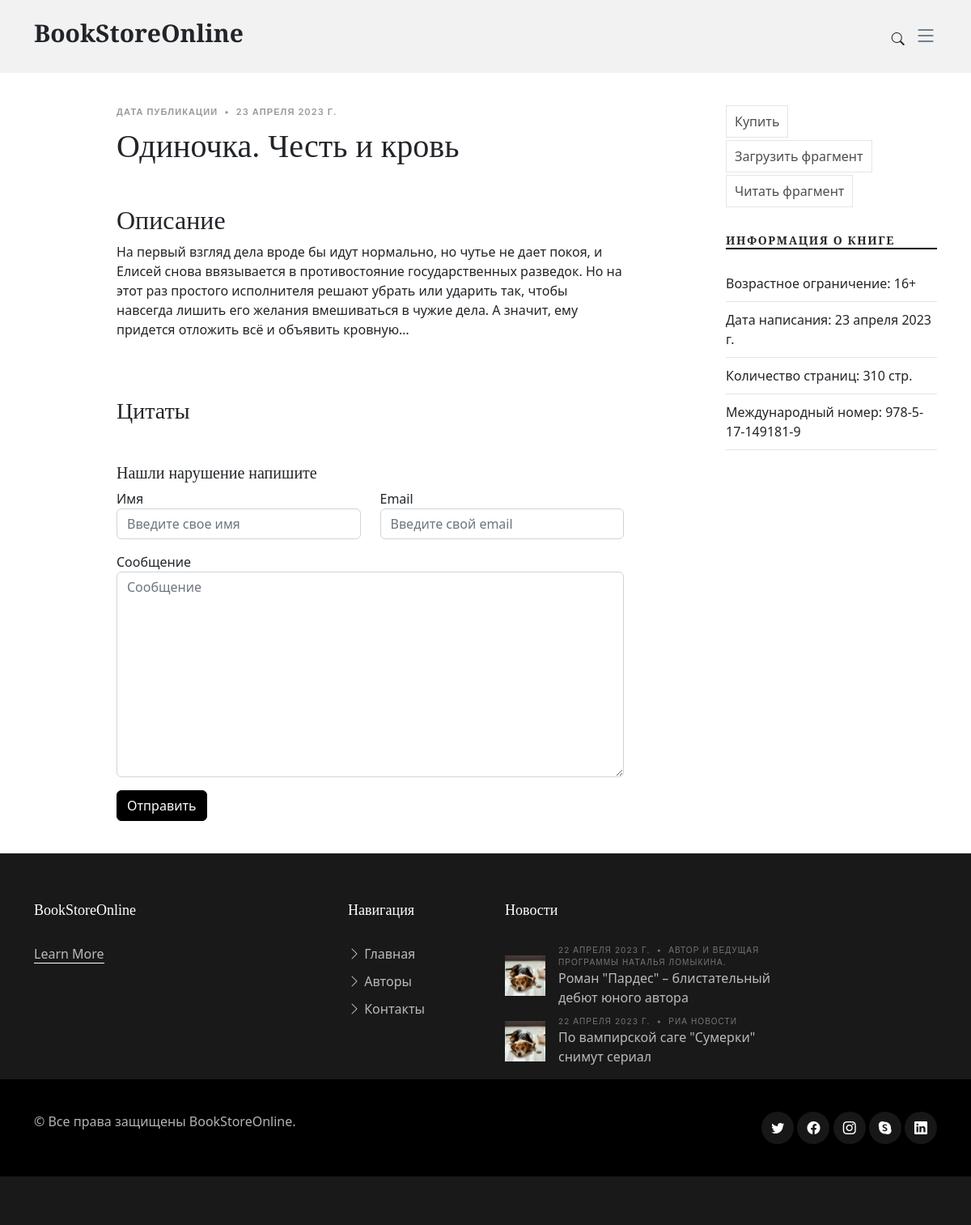
The page /singl_book/2 on the database its author committed.
### library_main/models.py (models this page shows, shortened)
class Book(models.Model):
    name = models.CharField(verbose_name='Название книги', max_length=50)
    author = models.ForeignKey(Author, verbose_name='Автор книги', on_delete=models.CASCADE)
    genre = models.ForeignKey(Genre, verbose_name='Жанр книги', on_delete=models.CASCADE)
    description = models.TextField(verbose_name='Описание книги')
    image = models.ImageField(verbose_name='Обложка книги')
    linkLitress = models.TextField(verbose_name='Ссылка на покупку', null=True, blank=True)
    linkDowload = models.TextField(verbose_name='Ссылка на загрузку фрагмента', null=True, blank=True)
    linkOnline = models.TextField(verbose_name='Ссылка на онлайн фрагмент', null=True, blank=True)
    ageRestriction = models.IntegerField(verbose_name='Возрастное ограничение')
    date_of_writing = models.DateField(verbose_name='Дата написания')
    value = models.IntegerField(verbose_name='Количество страниц')
    isbn = models.CharField(verbose_name='Международный номер книги', max_length=200)
    class Meta:
        verbose_name = "Книга"
        verbose_name_plural = "Книги"

class News(models.Model):
    heading = models.CharField(verbose_name='Заголовок', max_length=100)
    description = models.TextField(verbose_name='Описание')
    image = models.ImageField(verbose_name='Изображение',  null=True, blank=True)
    source = models.CharField(verbose_name='Источник Новости', max_length=100)
    pudlicachia_date = models.DateField(verbose_name='Дата публикации', auto_now_add=True)
    class Meta:
        verbose_name = "Новость"
        verbose_name_plural = "новости"

### library_main/views.py (the view)
# urls.py: path('singl_book/<int:id>', views.Single_book_views, name='single_book'),
def Single_book_views(request, id):
    book = get_object_or_404(Book, pk=id)
    quotes = Quotes.objects.filter(books__exact=book)
    context = {'book' : book, 'quotes' : quotes}
    return render(request, 'single_book.html', context=context)

### library_main/context_processors.py (called while the page is built)
def category(request):
    category = Category.objects.all().order_by('name')
    genre = Genre.objects.all()
    news = News.objects.all().order_by('-pudlicachia_date')[:6]
    return {'category' : category, 'genre' : genre, 'news' : news}

### library_main/models.py (called while the page is built)
    def get_absolute_url(self):
        return reverse('genre', args=[self.id])

### library_main/templates/single_book.html (shortened to what this page needs)
{% extends 'base.html' %}
{% block body %}
<section class="single-post-content">
    <div class="container">
        <div class="row">
            <div class="col-md-9 post-content" data-aos="fade-up">
                <div class="single-post">
                    <div class="post-meta"><span class="date">Дата публикации</span> <span class="mx-1">&bullet;</span> <span>{{ book.date_of_writing }}</span></div>
                    <h1 data-widget-litres-author class="mb-5">{{ book.name }}</h1>
                    <h2>Описание</h2>
                    <p>{{ book.description }}</p>
                    <figure class="my-4">
                    </figure>
                    <h3>Цитаты</h3>
                </div>
                <div class="row justify-content-center mt-5">
                    <div class="col-lg-12">
                        <h5 class="comment-title">Нашли нарушение напишите</h5>
                        <div class="row">
                            <div class="col-lg-6 mb-3">
                                <label for="comment-name">Имя</label>
                                <input type="text" class="form-control" id="comment-name" placeholder="Введите свое имя">
                            </div>
                            <div class="col-lg-6 mb-3">
                                <label for="comment-email">Email</label>
                                <input type="text" class="form-control" id="comment-email" placeholder="Введите свой email">
                            </div>
                            <div class="col-12 mb-3">
                                <label for="comment-message">Сообщение</label>
                                <textarea class="form-control" id="comment-message" placeholder="Сообщение" cols="30" rows="10"></textarea>
                            </div>
                            <div class="col-12">
                                <input type="submit" class="btn btn-primary" value="Отправить">
                            </div>
                        </div>
                    </div>
                </div>
            </div>
            <div class="col-md-3">
                <div class="aside-block">
                    <ul class="aside-tags list-unstyled">
                        <li><a href="{{ book.linkLitress }}">Купить</a></li>
                        <li><a href="{{ book.linkDowload }}">Загрузить фрагмент</a></li>
                        <li><a href="{{ book.linkOnline }}">Читать фрагмент</a></li>
                    </ul>
                </div>
                <div class="aside-block">
                    <h3 class="aside-title">Информация о книге</h3>
                    <ul class="aside-links list-unstyled">
                        <li><a> Возрастное ограничение: {{ book.ageRestriction }}+</a></li>
                        <li><a> Дата написания: {{ book.date_of_writing }}</a></li>
                        <li><a> Количество страниц: {{ book.value }} стр.</a></li>
                        <li><a> Международный номер: {{ book.isbn }}</a></li>
                    </ul>
                </div>
            </div>
        </div>
    </section>
    {% endblock %}

### library_main/templates/base.html (shortened to what this page needs)
<!doctype html>
<html lang="ru">
<head>
    {% load static %}
    <link href="https://cdn.jsdelivr.net/npm/bootstrap@5.3.0-alpha3/dist/css/bootstrap.min.css" rel="stylesheet">
    <link href="{% static 'vendor/bootstrap/css/bootstrap.min.css' %}" rel="stylesheet">
    <link href="{% static 'vendor/bootstrap-icons/bootstrap-icons.css' %}" rel="stylesheet">
    <link href="{% static 'vendor/swiper/swiper-bundle.min.css' %}" rel="stylesheet">
    <link href="{% static 'vendor/glightbox/css/glightbox.min.css' %}" rel="stylesheet">
    <link href="{% static 'vendor/aos/aos.css' %}" rel="stylesheet">
    <link href="{% static 'css/variables.css' %}" rel="stylesheet">
    <link href="{% static 'css/main.css' %}" rel="stylesheet">
</head>
<body>
    <header id="header" class="header d-flex align-items-center fixed-top">
        <div class="container-fluid container-xl d-flex align-items-center justify-content-between">
            <a href="{% url 'index' %}" class="logo d-flex align-items-center">
                <h1>BookStoreOnline</h1>
            </a>
            <div class="position-relative">
                <a href="#" class="mx-2 js-search-open"><span class="bi-search"></span></a>
                <i class="bi bi-list mobile-nav-toggle"></i>
            </div>
        </div>
    </header>
    <main id="main">
        {% block body %}{% endblock %}
    </main>
    <footer id="footer" class="footer">
        <div class="footer-content">
            <div class="container">
                <div class="row g-5">
                    <div class="col-lg-4">
                        <h3 class="footer-heading">BookStoreOnline</h3>
                        <p><a href="about.html" class="footer-link-more">Learn More</a></p>
                    </div>
                        <div class="col-6 col-lg-2">
                            <h3 class="footer-heading">Навигация</h3>
                            <ul class="footer-links list-unstyled">
                                <li><a href="{% url 'index' %}"><i class="bi bi-chevron-right"></i> Главная</a></li>
                                <li><a href="about.html"><i class="bi bi-chevron-right"></i> Авторы</a></li>
                                <li><a href="{% url 'contact' %}"><i class="bi bi-chevron-right"></i> Контакты</a></li>
                            </ul>
                        </div>
                    <div class="col-lg-4">
                            <h3 class="footer-heading">Новости</h3>
                            <ul class="footer-links footer-blog-entry list-unstyled">
                                {% for news in news %}
                                <li>
                                    <a href="single-post.html" class="d-flex align-items-center">
                                        <img src="assets/img/post-sq-1.jpg" alt="" class="img-fluid me-3">
                                        <div>
                                            <div class="post-meta d-block"><span class="date">{{ news.pudlicachia_date }}</span> <span class="mx-1">&bullet;</span> <span>{{ news.source }}</span></div>
                                            <span>{{ news.heading }}</span>
                                        </div>
                                    </a>
                                </li>
                                {% endfor %}
                            </ul>
                    </div>
                </div>
            </div>
            <div class="footer-legal">
                <div class="container">
                    <div class="row justify-content-between">
                        <div class="col-md-6 text-center text-md-start mb-3 mb-md-0">
                            <div class="copyright">
                                © Все права защищены <strong><span>BookStoreOnline</span></strong>.
                            </div>
                        </div>
                        <div class="col-md-6">
                            <div class="social-links mb-3 mb-lg-0 text-center text-md-end">
                                <a href="#" class="twitter"><i class="bi bi-twitter"></i></a>
                                <a href="#" class="facebook"><i class="bi bi-facebook"></i></a>
                                <a href="#" class="instagram"><i class="bi bi-instagram"></i></a>
                                <a href="#" class="google-plus"><i class="bi bi-skype"></i></a>
                                <a href="#" class="linkedin"><i class="bi bi-linkedin"></i></a>
                            </div>
                        </div>
                    </div>
                </div>
            </div>
        </div>
    </footer>
</body>
</html>

### library_main/static/css/variables.css (style rules this page uses)
:root { --font-default: 'EB Garamond', system-ui, -apple-system, "Segoe UI", Roboto, "Helvetica Neue", Arial, "Noto Sans", "Liberation Sans", sans-serif, "Apple Color Emoji", "Segoe UI Emoji", "Segoe UI Symbol", "Noto Color Emoji"; --font-primary: 'EB Garamond', serif; --font-secondary: 'Inter', sans-serif; --color-default: #212529; --color-default-rgb: 33, 37, 41; --color-links: #212529; --color-links-hover: #15171a; --color-primary: #212529; --color-primary-light: #26282c; --color-primary-dark: #0b0c0e; --color-primary-rgb: 33, 37, 41; --color-primary-light-rgb: 38, 40, 44; --color-primary-dark-rgb: 11, 12, 14; --color-secondary: #596d80; --color-secondary-light: #8498aa; --color-secondary-dark: #404f5c; --color-secondary-rgb: 89, 109, 128; --color-secondary-light-rgb: 132, 152, 170; --color-secondary-dark-rgb: 64, 79, 92; --color-blue: #0d6efd; --color-blue-rgb: 13, 110, 253; --color-indigo: #6610f2; --color-indigo-rgb: 102, 16, 242; --color-purple: #6f42c1; --color-purple-rgb: 111, 66, 193; --color-pink: #f3268c; --color-pink-rgb: 243, 38, 140; --color-red: #df1529; --color-red-rgb: 223, 21, 4; --color-orange: #fd7e14; --color-orange-rgb: 253, 126, 20; --color-yellow: #ffc107; --color-yellow-rgb: 255, 193, 7; --color-green: #059652; --color-green-rgb: 5, 150, 82; --color-teal: #20c997; --color-teal-rgb: 32, 201, 151; --color-cyan: #0dcaf0; --color-cyan-rgb: 13, 202, 240; --color-white: #ffffff; --color-white-rgb: 255, 255, 255; --color-gray: #6c757d; --color-gray-rgb: 108, 117, 125; --color-black: #000000; --color-black-rgb: 0, 0, 0; }
:root { --bs-blue: var(--color-blue); --bs-indigo: var(--color-indigo); --bs-purple: var(--color-purple); --bs-pink: var(--color-pink); --bs-red: var(--color-red); --bs-orange: var(--color-orange); --bs-yellow: var(--color-yellow); --bs-green: var(--color-green); --bs-teal: var(--color-teal); --bs-cyan: var(--color-cyan); --bs-white: var(--color-white); --bs-gray: var(--color-gray); --bs-gray-dark: #343a40; --bs-gray-100: #f8f9fa; --bs-gray-200: #e9ecef; --bs-gray-300: #dee2e6; --bs-gray-400: #ced4da; --bs-gray-500: #adb5bd; --bs-gray-600: #6c757d; --bs-gray-700: #495057; --bs-gray-800: #343a40; --bs-gray-900: #212529; --bs-primary: var(--color-blue); --bs-secondary: var(--color-blue); --bs-success: #198754; --bs-info: #0dcaf0; --bs-warning: #ffc107; --bs-danger: #dc3545; --bs-light: #f8f9fa; --bs-dark: #212529; --bs-primary-rgb: var(--color-primary-rgb); --bs-secondary-rgb: var(--color-secondary-rgb); --bs-success-rgb: 25, 135, 84; --bs-info-rgb: 13, 202, 240; --bs-warning-rgb: 255, 193, 7; --bs-danger-rgb: 220, 53, 69; --bs-light-rgb: 248, 249, 250; --bs-dark-rgb: 33, 37, 41; --bs-white-rgb: var(--color-white-rgb); --bs-black-rgb: var(--color-black-rgb); --bs-body-color-rgb: var(--color-default-rgb); --bs-body-bg-rgb: 255, 255, 255; --bs-font-sans-serif: var(--font-default); --bs-font-monospace: SFMono-Regular, Menlo, Monaco, Consolas, "Liberation Mono", "Courier New", monospace; --bs-gradient: linear-gradient(180deg, rgba(255, 255, 255, 0.15), rgba(255, 255, 255, 0)); --bs-body-font-family: var(--font-default); --bs-body-font-size: 1rem; --bs-body-font-weight: 400; --bs-body-line-height: 1.5; --bs-body-color: var(--color-default); --bs-body-bg: #fff; }

### rows shown on the page
Book: date_of_writing "23 АПРЕЛЯ 2023 Г.", name "Одиночка. Честь и кровь", description "На первый взгляд дела вроде бы идут нормально, но чутье не дает покоя, и Елисей снова ввязывается в противостояние государственных разведок. Но на этот раз простого исполнителя решают убрать или ударить так, чтобы навсегда лишить его желания вмешиваться в чужие дела. А значит, ему придется отложить всё и объявить кровную…", ageRestriction "16", date_of_writing "23 апреля 2023 г.", value "310", isbn "978-5-17-149181-9"
News: pudlicachia_date "22 АПРЕЛЯ 2023 Г.", source "АВТОР И ВЕДУЩАЯ ПРОГРАММЫ НАТАЛЬЯ ЛОМЫКИНА.", heading "Роман \"Пардес\" – блистательный дебют юного автора"
News: pudlicachia_date "22 АПРЕЛЯ 2023 Г.", source "РИА НОВОСТИ", heading "По вампирской саге \"Сумерки\" снимут сериал"
